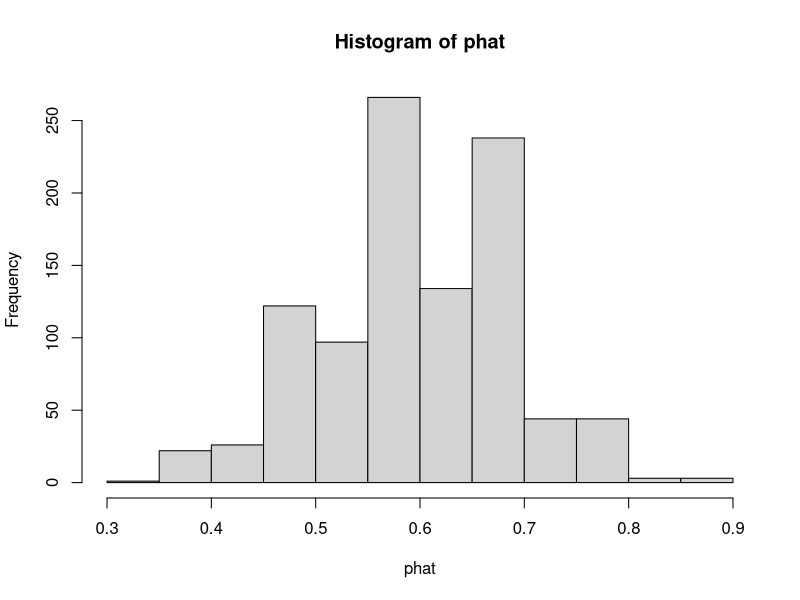

Write R code to recreate this figure.
## ---- chunk 1
knitr::opts_chunk$set(echo = TRUE, warning = FALSE, message = FALSE, fig.align = "center", comment = NA)
#library(tidyverse)
## ---- chunk 2

p <- .6 # Actual population proportion of females
n <- 30 # Sample size

# Generate a sample
sample <- sample(c(0,1), size = n, replace = TRUE, prob=c(1-p,p)) 

# Looking at the sample (optional)
sample 

# Find the proportion of females (phat for this sample)
sum(sample)/n


# Now repeat the above process 1000 times and find the average of proportions

phat <- numeric(1000)

for (i in 1:1000){
  
  sample <- sample(c(0,1), size = n, replace = TRUE, prob=c(1-p,p)) 
  phat[i] <- sum(sample)/n 
}


hist(phat) # Shape

mean(phat) # Center
sd(phat)   # Spread


# End of simulation
## ---- chunk 3

p <- 0.15# Population Proportion of interest
n <- 200 # Sample size 

#Check assumptions!!!
n*p > 10
n*(1-p) > 10


# Mean and the sd of the sampling distribution for phat
meanphat <- p
sdphat<- sqrt(p*(1-p)/n)

meanphat
sdphat

## ---- chunk 4

#less than for a normal
#pnorm(value,mean,sd)

pnorm(.06,meanphat,sdphat)

#greater than for a normal
#1-pnorm(value,mean,sd)

1-pnorm(0.12,meanphat,sdphat)

#between for a normal
#pnorm(bigvalue,mean,sd)-pnorm(smallerval,mean,sd)

pnorm(.12,meanphat,sdphat)-pnorm(.08,meanphat,sdphat)

# Given the probability find the quantile
#qnorm(percentless,mean,sd)

qnorm(.9,meanphat,sdphat)

